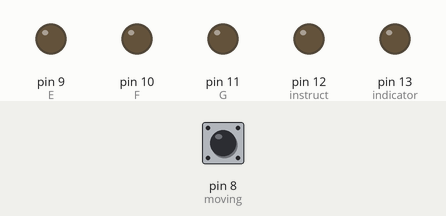
This sketch was run on a simulated Arduino Uno, built with avr-gcc and run on an emulated ATmega328P. Shown: output pins drawn as LEDs (lit = HIGH). The inputs (shaded band) are chosen by the test bench; at power-on: pin 8 (moving) HIGH.

Above: at 6.2 s.
6.3 s: pin 8 (moving) pulsed LOW 2 times (0.12 s each, 0.3 s apart)
At 7.6 s:
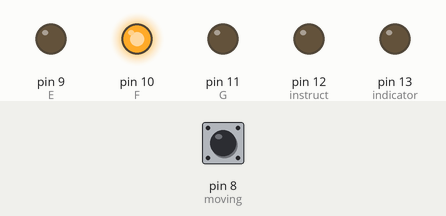
8.4 s: pin 8 (moving) driven LOW
At 9.0 s:
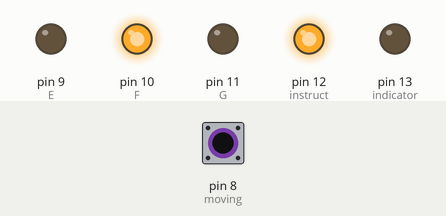
9.9 s: pin 8 (moving) driven HIGH
At 10.5 s:
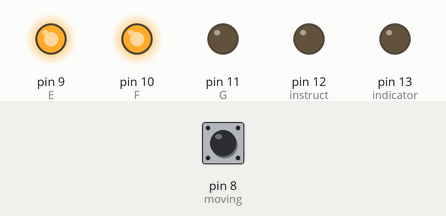
Timing chart, 0 to 12.9 s (numbered marks = the images above; inputs shaded):
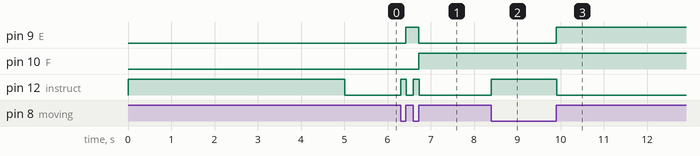

The sketch:

robo-logic.ino
```cpp
//Message System (OUT)
int E = 9, F = 10, G = 11, instruct = 12;
int moving = 8;
int indicator = 13;
int stateTest[4] = {0,1,2,3};    //test array for various states, bot will iterate through these states

void setup() {

 //Comms pins
  pinMode(E, OUTPUT);//bit 0        //output pins for the states
  pinMode(F, OUTPUT);//bit 1
  pinMode(G, OUTPUT);//bit 2
  pinMode(moving, INPUT);  //low when moving, high when not moving
  pinMode(instruct, OUTPUT);  //low when info is valid, high when info is not valid
  pinMode(indicator, OUTPUT); //indicator led
  digitalWrite(instruct, HIGH);  //tells the other board that the info is not ready
  digitalWrite(indicator, LOW);  //pin 13 LED indicator
  digitalWrite(E, 0);            //initializes the state as state 0
  digitalWrite(F, 0);
  digitalWrite(G, 0);
  delay(5000);
}

void loop() {
  Serial.begin(9600);

  // put your main code here, to run repeatedly:
  for(int count = 0; count < 4; count++){           //sends first 4 ints in the stateTest array
        while(digitalRead(moving) == LOW)           //VERY IMPORTANT, waits until the robot_mgr is no longer actively moving the robot to assert more instructions
                  {}//do whatever

        //Serial.println((stateTest[count] & 1)+(stateTest[count]>>1 & 1)+(stateTest[count]>>2 & 1));
        digitalWrite(E, stateTest[count] & 1);                //for some reason, bit shifting works okay here?
        //digitalWrite(indicator, stateTest[count] & 1);
        digitalWrite(F, stateTest[count]>>1 & 1);
        digitalWrite(G, stateTest[count]>>2 & 1);
        delay(10);                                            //allows time for the lines to actually be asserted as their written value
        digitalWrite(instruct,0);                             //tells the bot that instructions are ready
        while(digitalRead(moving) == 1) {}   //VERY IMPORTANT, waits until robot_mgr realizes that it has incoming data
        digitalWrite(instruct,1);            //disables the instruction line
        delay(10);                           //this delay probably not that important, but allows time for the instruct line to become the proper value before continuing
  }

  while(1){}  //terminate the program in an infinite loop, allows quick retesting of the robot_mgr
}
```

Measured:
- after the input at 6.3 s, pin 9 (E): LOW → HIGH after 0.12 s, → LOW 0.30 s later; pin 10 (F): LOW → HIGH after 0.42 s; pin 12 (instruct): alternates HIGH for 0.13 s and LOW for 0.17 s, 4 changes in all, then stays LOW, starting at once
- after the input at 8.4 s, pin 12 (instruct): LOW → HIGH at once
- after the input at 9.9 s, pin 9 (E): LOW → HIGH at once; pin 12 (instruct): HIGH → LOW at once
